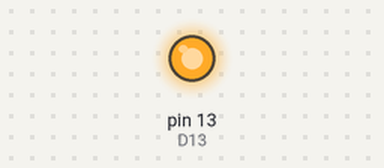
Simulated run of this sketch. Board: Arduino Uno, built with avr-gcc and run on an emulated ATmega328P. On the bench: output pins drawn as LEDs (lit = HIGH).

Above: at 0.05 s.
Timing chart, 0 to 3.0 s (numbered marks = the images above):
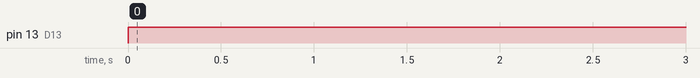

The sketch:

m_burza.ino
```cpp
int D13=13;
void setup() {
  pinMode (D13, OUTPUT);
}
void loop() {
  digitalWrite (D13, HIGH);
  delay (500);
  digitalWrite (D13, LOW);

}
```

Measured:
- by itself, pin 13 (D13): LOW → HIGH at 0.00 s
